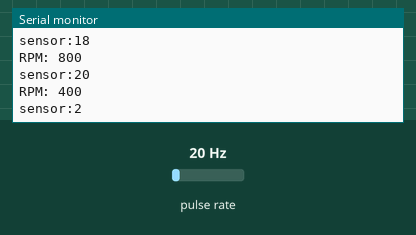
Simulated run of this sketch. Board: Arduino Uno, built with avr-gcc and run on an emulated ATmega328P. On the bench: the last lines printed to the serial monitor. Wiring (inferred from the names in the program): pulse sensor: data pin 2. The test bench sets the inputs (shaded band); at power-on: pulse rate 20 Hz.

Above: at 3.2 s.
3.3 s: pulse rate (sensor on pin 2) set to 4 Hz
At 4.12 s:
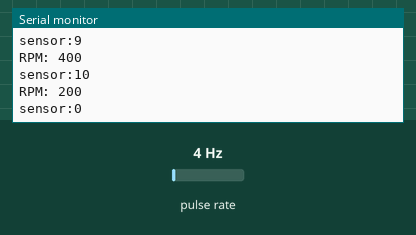
4.8 s: pulse rate (sensor on pin 2) set to 50 Hz
At 5.12 s:
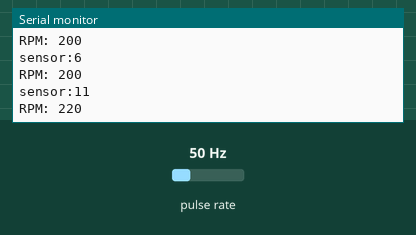
Timing chart, 0 to 7.8 s (numbered marks = the images above; inputs shaded):
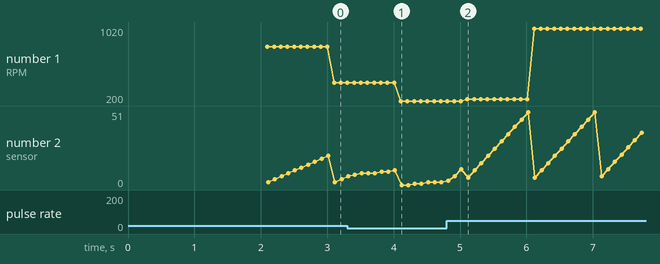

Measured:
- after the input at 3.3 s, the serial monitor: prints a new line after 0.12 s (image 1)
- after the input at 4.8 s, the serial monitor: prints a new line after 0.22 s (image 2)
- plotted number 1: 400 → 200 after the input at 3.3 s, 200 → 1020 after the input at 4.8 s

The sketch:

tachometer.ino
```cpp
#define sensor 2
int rpm = 0;
unsigned long millissebelum;
volatile int objects;

void setup() {
  // put your setup code here, to run once:
Serial.begin(9600);

attachInterrupt(digitalPinToInterrupt(sensor), count, FALLING);
delay(2000);
pinMode(sensor, INPUT);
}

void loop() {
  // put your main code here, to run repeatedly:
 if (millis() - millissebelum > 1000) {
   rpm = (objects / 3.0)*60;
   objects = 0;
   millissebelum = millis();
}
delay(100);
Serial.print("RPM: ");
Serial.println(rpm);
Serial.print("sensor:");
Serial.println(objects);

}

void count(){
  objects++;
}
```
